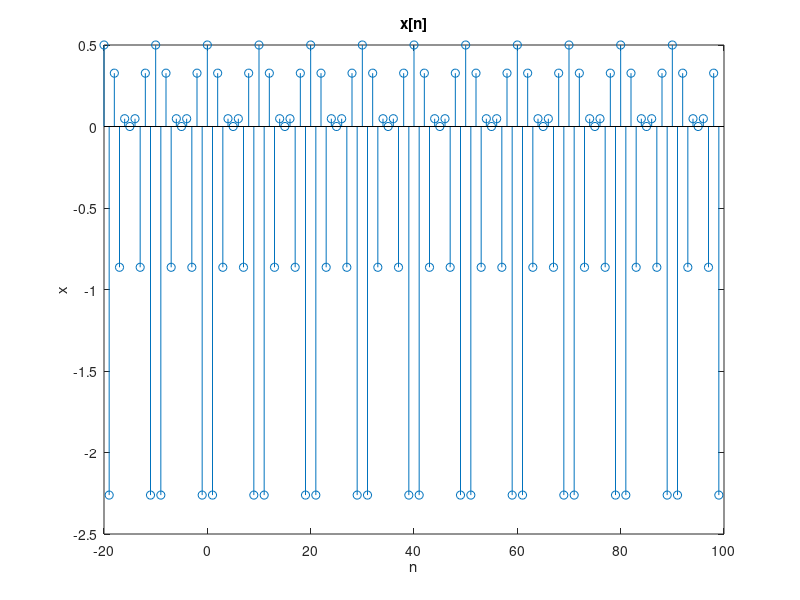

Reproduce this figure in MATLAB.
k = 0:19;
n = -20:99;
a_x = [-1/2 zeros(1, 7) 3/4 0 3/4 zeros(1, 7) -1/2 0];
x_20 = 20 * ifft(a_x);
x = [x_20 x_20 x_20 x_20 x_20 x_20];

stem(n, x)
xlabel('n')
ylabel('x')
title('x[n]')
